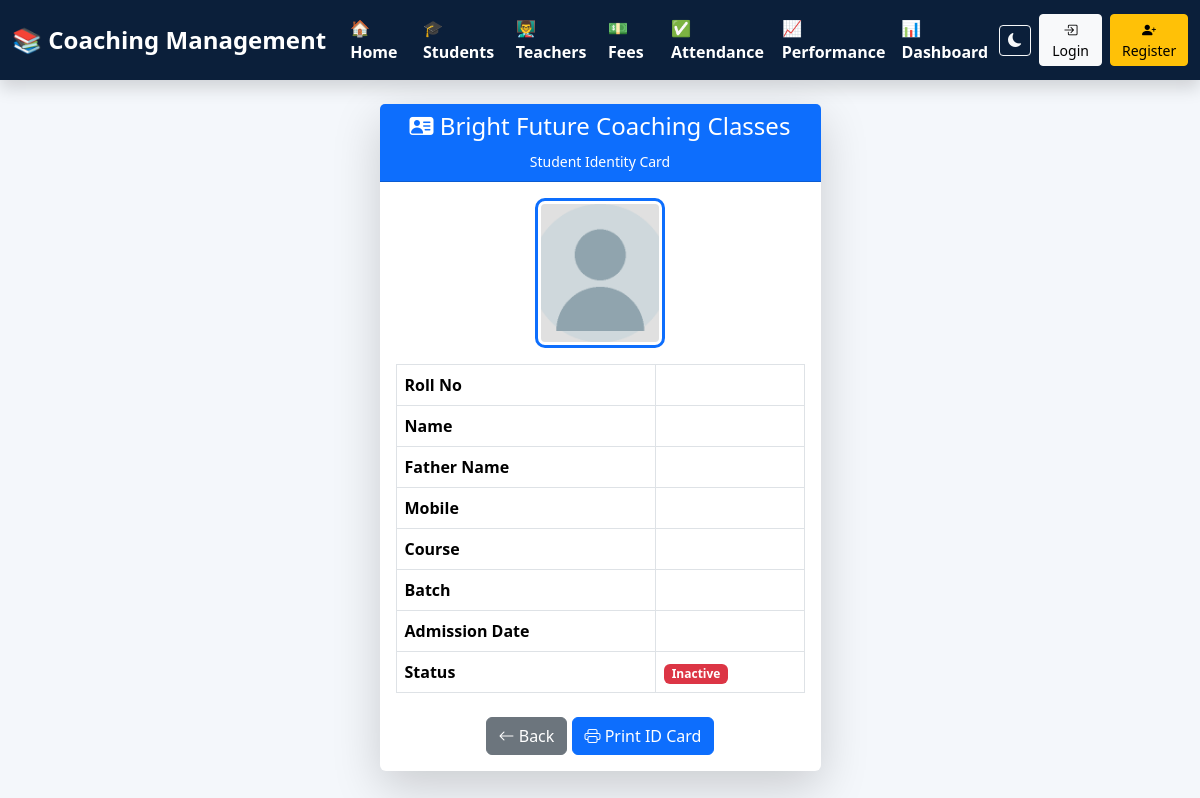
/student_id_card/9, run on an earlier commit of the app's database.
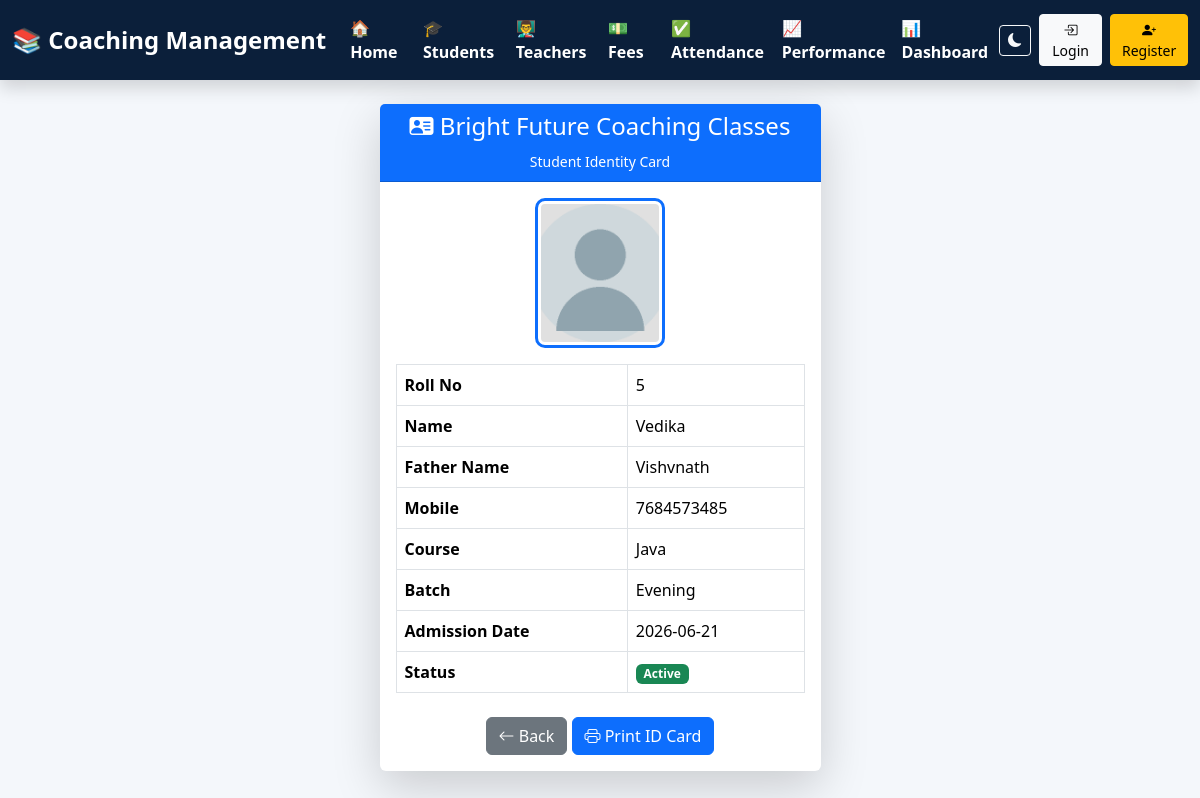
And on a later commit of the database.
### tables this page shows
CREATE TABLE students(

        id INTEGER PRIMARY KEY AUTOINCREMENT,
        roll_no INTEGER UNIQUE,
        name TEXT,
        father_name TEXT,
        surname TEXT,
        mobile TEXT,
        course TEXT,
        batch TEXT,
        address TEXT,
        admission_date TEXT,
        status TEXT

    , photo TEXT DEFAULT 'default.png');

### app.py (the view)
@app.route("/student_id_card/<int:id>")
def student_id_card(id):
    conn = get_connection()
    student = conn.execute("""
    SELECT *
    FROM students
    WHERE id=?
    """,
    (id,)).fetchone()
    conn.close()
    return render_template(
        "student_id_card.html",
        s=student
    )

### db.py (called while the page is built)
def get_connection():
    conn = sqlite3.connect(DATABASE)
    conn.row_factory = sqlite3.Row
    conn.execute("PRAGMA foreign_keys = ON")
    return conn

### templates/student_id_card.html (shortened to what the changed rows need)
{% extends "base.html" %}
{% block content %}
<div class="container mt-4">
    <div class="row justify-content-center">
        <div class="col-md-5">
            <div class="card shadow-lg border-0">
                <div class="card-body">
                    <table class="table table-bordered">
                        <tr>
                            <th>Roll No</th>
                            <td>{{ s.roll_no }}</td>
                        </tr>
                        <tr>
                            <th>Name</th>
                            <td>{{ s.name }}</td>
                        </tr>
                        <tr>
                            <th>Father Name</th>
                            <td>{{ s.father_name }}</td>
                        </tr>
                        <tr>
                            <th>Mobile</th>
                            <td>{{ s.mobile }}</td>
                        </tr>
                        <tr>
                            <th>Course</th>
                            <td>{{ s.course }}</td>
                        </tr>
                        <tr>
                            <th>Batch</th>
                            <td>{{ s.batch }}</td>
                        </tr>
                        <tr>
                            <th>Admission Date</th>
                            <td>{{ s.admission_date }}</td>
                        </tr>
                        <tr>
                            <th>Status</th>
                            <td>
                                {% if s.status=="Active" %}
                                <span class="badge bg-success">
                                    Active
                                </span>
                                {% else %}
                                <span class="badge bg-danger">
                                    Inactive
                                </span>
                                {% endif %}
                            </td>
                        </tr>
                    </table>
                </div>
            </div>
        </div>
    </div>
</div>
{% endblock %}

What changed in the data, as far as the page shows it:
added students: roll_no "5", name "Vedika", father_name "Vishvnath", mobile "7684573485", course "Java", batch "Evening", admission_date "2026-06-21"
Also different on the page:
text no longer shown: "Inactive"
text now shown: "Active"
